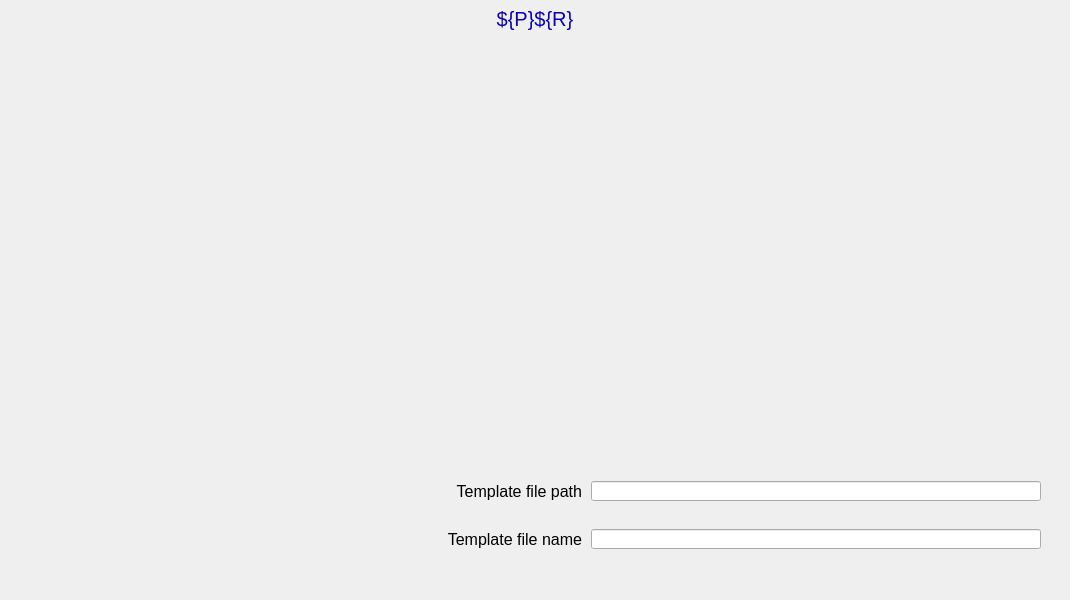
<?xml version="1.0" ?>
<ui version="4.0">
  <class>Dialog</class>
  <widget class="PyDMFrame" name="screen">
    <property name="geometry">
      <rect>
        <x>236</x>
        <y>152</y>
        <width>1070</width>
        <height>600</height>
      </rect>
    </property>
    <property name="minimumSize">
      <size>
        <width>1070</width>
        <height>600</height>
      </size>
    </property>
    <property name="styleSheet">
      <string notr="true">PyDMFrame#screen {
  color: rgb(0, 0, 0);
  background-color: rgb(187, 187, 187);
  }</string>
    </property>
    <property name="windowTitle">
      <string>NDFileNexus</string>
    </property>
    <layout class="QGridLayout" name="gridLayout" columnstretch="5,380,5,16,176,7,2,450,18,6,5" rowstretch="5,1,25,9,405,5,4,4,18,5,20,5,18,5,20,5,6,35,5">
      <property name="leftMargin">
        <number>0</number>
      </property>
      <property name="topMargin">
        <number>0</number>
      </property>
      <property name="rightMargin">
        <number>0</number>
      </property>
      <property name="bottomMargin">
        <number>0</number>
      </property>
      <property name="horizontalSpacing">
        <number>0</number>
      </property>
      <property name="verticalSpacing">
        <number>0</number>
      </property>
      <item row="1" column="0" rowspan="2" colspan="11">
        <widget class="PyDMDrawingRectangle" name="rectangle">
          <property name="geometry">
            <rect>
              <x>0</x>
              <y>5</y>
              <width>1070</width>
              <height>26</height>
            </rect>
          </property>
          <property name="sizePolicy">
            <sizepolicy hsizetype="Ignored" vsizetype="Ignored">
              <horstretch>0</horstretch>
              <verstretch>0</verstretch>
            </sizepolicy>
          </property>
          <property name="brush" stdset="0">
            <brush brushstyle="SolidPattern">
              <color alpha="255">
                <red>218</red>
                <green>218</green>
                <blue>218</blue>
              </color>
            </brush>
          </property>
          <property name="penStyle" stdset="0">
            <enum>Qt::SolidLine</enum>
          </property>
          <property name="penColor" stdset="0">
            <color>
              <red>218</red>
              <green>218</green>
              <blue>218</blue>
            </color>
          </property>
          <property name="penWidth" stdset="0">
            <double>0</double>
          </property>
          <property name="penCapStyle" stdset="0">
            <enum>Qt::FlatCap</enum>
          </property>
          <property name="toolTip">
            <string>rectangle</string>
          </property>
        </widget>
      </item>
      <item row="2" column="0" colspan="11">
        <widget class="QLabel" name="text">
          <property name="geometry">
            <rect>
              <x>0</x>
              <y>6</y>
              <width>1070</width>
              <height>25</height>
            </rect>
          </property>
          <property name="sizePolicy">
            <sizepolicy hsizetype="Ignored" vsizetype="Ignored">
              <horstretch>0</horstretch>
              <verstretch>0</verstretch>
            </sizepolicy>
          </property>
          <property name="text">
            <string>${P}${R}</string>
          </property>
          <property name="font">
            <font>
              <pointsize>15</pointsize>
            </font>
          </property>
          <property name="brush" stdset="0">
            <brush brushstyle="SolidPattern">
              <color alpha="255">
                <red>10</red>
                <green>0</green>
                <blue>184</blue>
              </color>
            </brush>
          </property>
          <property name="toolTip">
            <string>text</string>
          </property>
          <property name="alignment">
            <set>Qt::AlignCenter</set>
          </property>
          <property name="styleSheet">
            <string notr="true">QLabel#text {
  color: rgb(10, 0, 184);
  }</string>
          </property>
        </widget>
      </item>
      <item row="4" column="1" rowspan="14">
        <widget class="PyDMEmbeddedDisplay" name="composite">
          <property name="geometry">
            <rect>
              <x>5</x>
              <y>40</y>
              <width>380</width>
              <height>555</height>
            </rect>
          </property>
          <property name="sizePolicy">
            <sizepolicy hsizetype="Ignored" vsizetype="Ignored">
              <horstretch>0</horstretch>
              <verstretch>0</verstretch>
            </sizepolicy>
          </property>
          <property name="toolTip">
            <string>composite</string>
          </property>
          <property name="filename" stdset="0">
            <string>NDPluginBase.ui</string>
          </property>
        </widget>
      </item>
      <item row="7" column="6" rowspan="9" colspan="3">
        <widget class="PyDMDrawingRectangle" name="rectangle_1">
          <property name="geometry">
            <rect>
              <x>589</x>
              <y>454</y>
              <width>470</width>
              <height>100</height>
            </rect>
          </property>
          <property name="sizePolicy">
            <sizepolicy hsizetype="Ignored" vsizetype="Ignored">
              <horstretch>0</horstretch>
              <verstretch>0</verstretch>
            </sizepolicy>
          </property>
          <property name="brush" stdset="0">
            <brush brushstyle="SolidPattern">
              <color alpha="255">
                <red>253</red>
                <green>0</green>
                <blue>0</blue>
              </color>
            </brush>
          </property>
          <property name="penStyle" stdset="0">
            <enum>Qt::SolidLine</enum>
          </property>
          <property name="penColor" stdset="0">
            <color>
              <red>253</red>
              <green>0</green>
              <blue>0</blue>
            </color>
          </property>
          <property name="penWidth" stdset="0">
            <double>0</double>
          </property>
          <property name="penCapStyle" stdset="0">
            <enum>Qt::FlatCap</enum>
          </property>
          <property name="rules" stdset="0">
            <string>[{&quot;name&quot;: &quot;visibility&quot;, &quot;property&quot;: &quot;Visible&quot;, &quot;channels&quot;: [{&quot;channel&quot;: &quot;ca://${P}${R}FileTemplateValid&quot;, &quot;trigger&quot;: true, &quot;use_enum&quot;: false}], &quot;expression&quot;: &quot;(ch[0])==0&quot;}]</string>
          </property>
          <property name="toolTip">
            <string>rectangle_1</string>
          </property>
        </widget>
      </item>
      <item row="6" column="3" rowspan="11" colspan="7">
        <widget class="PyDMDrawingRectangle" name="rectangle_2">
          <property name="geometry">
            <rect>
              <x>390</x>
              <y>450</y>
              <width>675</width>
              <height>110</height>
            </rect>
          </property>
          <property name="sizePolicy">
            <sizepolicy hsizetype="Ignored" vsizetype="Ignored">
              <horstretch>0</horstretch>
              <verstretch>0</verstretch>
            </sizepolicy>
          </property>
          <property name="brush" stdset="0">
            <brush brushstyle="NoBrush">
              <color alpha="255">
                <red>0</red>
                <green>0</green>
                <blue>0</blue>
              </color>
            </brush>
          </property>
          <property name="penStyle" stdset="0">
            <enum>Qt::SolidLine</enum>
          </property>
          <property name="penColor" stdset="0">
            <color>
              <red>0</red>
              <green>0</green>
              <blue>0</blue>
            </color>
          </property>
          <property name="penWidth" stdset="0">
            <double>1</double>
          </property>
          <property name="penCapStyle" stdset="0">
            <enum>Qt::FlatCap</enum>
          </property>
          <property name="toolTip">
            <string>rectangle_2</string>
          </property>
        </widget>
      </item>
      <item row="10" column="7">
        <widget class="PyDMLineEdit" name="text_entry">
          <property name="geometry">
            <rect>
              <x>591</x>
              <y>481</y>
              <width>450</width>
              <height>20</height>
            </rect>
          </property>
          <property name="sizePolicy">
            <sizepolicy hsizetype="Ignored" vsizetype="Ignored">
              <horstretch>0</horstretch>
              <verstretch>0</verstretch>
            </sizepolicy>
          </property>
          <property name="channel" stdset="0">
            <string>ca://${P}${R}TemplateFilePath</string>
          </property>
          <property name="toolTip">
            <string>${P}${R}TemplateFilePath</string>
          </property>
          <property name="displayFormat" stdset="0">
            <enum>PyDMLineEdit::String</enum>
          </property>
          <property name="font">
            <font>
              <pointsize>12</pointsize>
            </font>
          </property>
          <property name="styleSheet">
            <string notr="true">PyDMLineEdit#text_entry {
  color: rgb(0, 0, 0);
  background-color: rgb(115, 223, 255);
  border: 1px solid black;
  margin: 0px;
  padding: 0px;
  spacing: 0px;
  }</string>
          </property>
        </widget>
      </item>
      <item row="8" column="7">
        <widget class="PyDMLabel" name="text_update">
          <property name="geometry">
            <rect>
              <x>591</x>
              <y>458</y>
              <width>450</width>
              <height>18</height>
            </rect>
          </property>
          <property name="sizePolicy">
            <sizepolicy hsizetype="Ignored" vsizetype="Ignored">
              <horstretch>0</horstretch>
              <verstretch>0</verstretch>
            </sizepolicy>
          </property>
          <property name="toolTip">
            <string>PV: ${P}${R}TemplateFilePath_RBV</string>
          </property>
          <property name="channel" stdset="0">
            <string>ca://${P}${R}TemplateFilePath_RBV</string>
          </property>
          <property name="displayFormat" stdset="0">
            <enum>PyDMLabel::String</enum>
          </property>
          <property name="font">
            <font>
              <pointsize>10</pointsize>
            </font>
          </property>
          <property name="alignment">
            <set>Qt::AlignLeading|Qt::AlignLeft|Qt::AlignVCenter</set>
          </property>
          <property name="textInteractionFlags">
            <set>Qt::TextSelectableByKeyboard|Qt::TextSelectableByMouse</set>
          </property>
          <property name="styleSheet">
            <string notr="true">PyDMLabel#text_update {
  color: rgb(10, 0, 184);
  background-color: rgb(187, 187, 187);
  }</string>
          </property>
        </widget>
      </item>
      <item row="14" column="7">
        <widget class="PyDMLineEdit" name="text_entry_1">
          <property name="geometry">
            <rect>
              <x>591</x>
              <y>529</y>
              <width>450</width>
              <height>20</height>
            </rect>
          </property>
          <property name="sizePolicy">
            <sizepolicy hsizetype="Ignored" vsizetype="Ignored">
              <horstretch>0</horstretch>
              <verstretch>0</verstretch>
            </sizepolicy>
          </property>
          <property name="channel" stdset="0">
            <string>ca://${P}${R}TemplateFileName</string>
          </property>
          <property name="toolTip">
            <string>${P}${R}TemplateFileName</string>
          </property>
          <property name="displayFormat" stdset="0">
            <enum>PyDMLineEdit::String</enum>
          </property>
          <property name="font">
            <font>
              <pointsize>12</pointsize>
            </font>
          </property>
          <property name="styleSheet">
            <string notr="true">PyDMLineEdit#text_entry_1 {
  color: rgb(0, 0, 0);
  background-color: rgb(115, 223, 255);
  border: 1px solid black;
  margin: 0px;
  padding: 0px;
  spacing: 0px;
  }</string>
          </property>
        </widget>
      </item>
      <item row="12" column="7">
        <widget class="PyDMLabel" name="text_update_1">
          <property name="geometry">
            <rect>
              <x>591</x>
              <y>506</y>
              <width>450</width>
              <height>18</height>
            </rect>
          </property>
          <property name="sizePolicy">
            <sizepolicy hsizetype="Ignored" vsizetype="Ignored">
              <horstretch>0</horstretch>
              <verstretch>0</verstretch>
            </sizepolicy>
          </property>
          <property name="toolTip">
            <string>PV: ${P}${R}TemplateFileName_RBV</string>
          </property>
          <property name="channel" stdset="0">
            <string>ca://${P}${R}TemplateFileName_RBV</string>
          </property>
          <property name="displayFormat" stdset="0">
            <enum>PyDMLabel::String</enum>
          </property>
          <property name="font">
            <font>
              <pointsize>10</pointsize>
            </font>
          </property>
          <property name="alignment">
            <set>Qt::AlignLeading|Qt::AlignLeft|Qt::AlignVCenter</set>
          </property>
          <property name="textInteractionFlags">
            <set>Qt::TextSelectableByKeyboard|Qt::TextSelectableByMouse</set>
          </property>
          <property name="styleSheet">
            <string notr="true">PyDMLabel#text_update_1 {
  color: rgb(10, 0, 184);
  background-color: rgb(187, 187, 187);
  }</string>
          </property>
        </widget>
      </item>
      <item row="10" column="4">
        <widget class="QLabel" name="text_1">
          <property name="geometry">
            <rect>
              <x>406</x>
              <y>481</y>
              <width>176</width>
              <height>20</height>
            </rect>
          </property>
          <property name="sizePolicy">
            <sizepolicy hsizetype="Ignored" vsizetype="Ignored">
              <horstretch>0</horstretch>
              <verstretch>0</verstretch>
            </sizepolicy>
          </property>
          <property name="text">
            <string>Template file path</string>
          </property>
          <property name="font">
            <font>
              <pointsize>12</pointsize>
            </font>
          </property>
          <property name="brush" stdset="0">
            <brush brushstyle="SolidPattern">
              <color alpha="255">
                <red>0</red>
                <green>0</green>
                <blue>0</blue>
              </color>
            </brush>
          </property>
          <property name="toolTip">
            <string>text_1</string>
          </property>
          <property name="alignment">
            <set>Qt::AlignRight|Qt::AlignTrailing|Qt::AlignVCenter</set>
          </property>
          <property name="styleSheet">
            <string notr="true">QLabel#text_1 {
  color: rgb(0, 0, 0);
  }</string>
          </property>
        </widget>
      </item>
      <item row="14" column="4">
        <widget class="QLabel" name="text_2">
          <property name="geometry">
            <rect>
              <x>406</x>
              <y>529</y>
              <width>176</width>
              <height>20</height>
            </rect>
          </property>
          <property name="sizePolicy">
            <sizepolicy hsizetype="Ignored" vsizetype="Ignored">
              <horstretch>0</horstretch>
              <verstretch>0</verstretch>
            </sizepolicy>
          </property>
          <property name="text">
            <string>Template file name</string>
          </property>
          <property name="font">
            <font>
              <pointsize>12</pointsize>
            </font>
          </property>
          <property name="brush" stdset="0">
            <brush brushstyle="SolidPattern">
              <color alpha="255">
                <red>0</red>
                <green>0</green>
                <blue>0</blue>
              </color>
            </brush>
          </property>
          <property name="toolTip">
            <string>text_2</string>
          </property>
          <property name="alignment">
            <set>Qt::AlignRight|Qt::AlignTrailing|Qt::AlignVCenter</set>
          </property>
          <property name="styleSheet">
            <string notr="true">QLabel#text_2 {
  color: rgb(0, 0, 0);
  }</string>
          </property>
        </widget>
      </item>
      <item row="4" column="3" colspan="7">
        <widget class="PyDMEmbeddedDisplay" name="composite_1">
          <property name="geometry">
            <rect>
              <x>390</x>
              <y>40</y>
              <width>675</width>
              <height>405</height>
            </rect>
          </property>
          <property name="sizePolicy">
            <sizepolicy hsizetype="Ignored" vsizetype="Ignored">
              <horstretch>0</horstretch>
              <verstretch>0</verstretch>
            </sizepolicy>
          </property>
          <property name="toolTip">
            <string>composite_1</string>
          </property>
          <property name="filename" stdset="0">
            <string>NDFileBase.ui</string>
          </property>
        </widget>
      </item>
    </layout>
    <zorder>rectangle</zorder>
    <zorder>text</zorder>
    <zorder>composite</zorder>
    <zorder>rectangle_1</zorder>
    <zorder>rectangle_2</zorder>
    <zorder>text_entry</zorder>
    <zorder>text_update</zorder>
    <zorder>text_entry_1</zorder>
    <zorder>text_update_1</zorder>
    <zorder>text_1</zorder>
    <zorder>text_2</zorder>
    <zorder>composite_1</zorder>
  </widget>
  <customwidgets>
    <customwidget>
      <class>PyDMDrawingRectangle</class>
      <extends>QWidget</extends>
      <header>pydm.widgets.drawing</header>
    </customwidget>
    <customwidget>
      <class>PyDMLabel</class>
      <extends>QLabel</extends>
      <header>pydm.widgets.label</header>
    </customwidget>
    <customwidget>
      <class>PyDMEmbeddedDisplay</class>
      <extends>QFrame</extends>
      <header>pydm.widgets.embedded_display</header>
    </customwidget>
    <customwidget>
      <class>PyDMLineEdit</class>
      <extends>QLineEdit</extends>
      <header>pydm.widgets.line_edit</header>
    </customwidget>
    <customwidget>
      <class>PyDMFrame</class>
      <extends>QFrame</extends>
      <header>pydm.widgets.frame</header>
    </customwidget>
  </customwidgets>
</ui>
